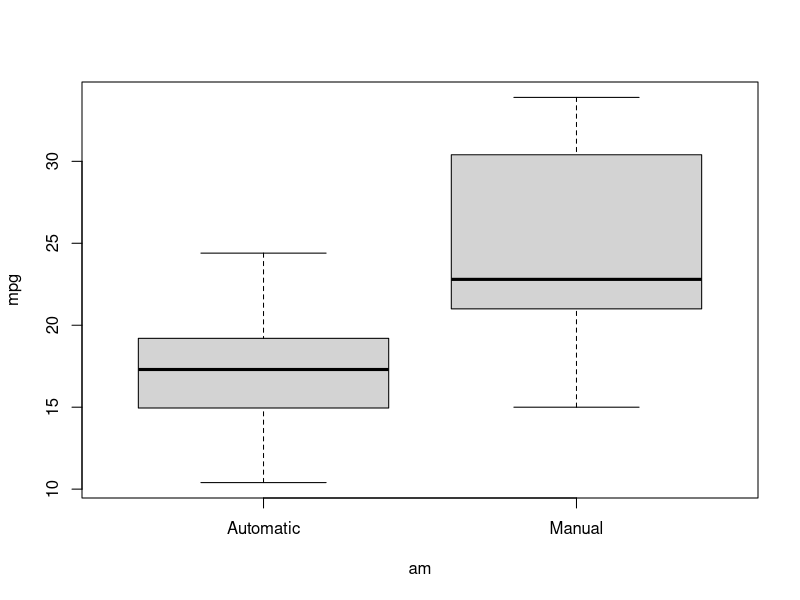
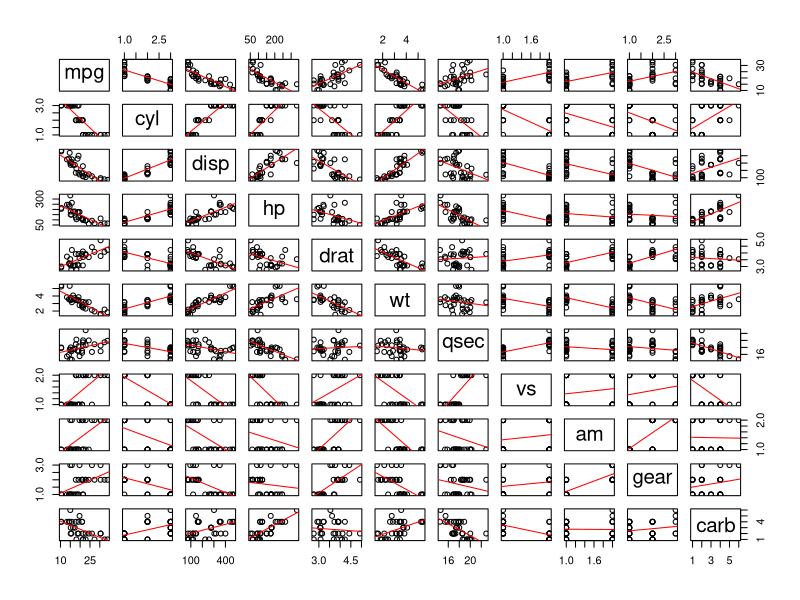

Recreate these plots in R, in order.
# Loading in the data.
data("mtcars")

# Transforming the proper variables to factor variables. 
cols <- c("cyl", "vs", "gear", "carb")
mtcars[, cols] <- lapply(mtcars[, cols], as.factor)
mtcars$am <- factor(mtcars$am, levels = c("0", "1"), labels = c("Automatic", "Manual"))

# Some exploratory analysis.
summary(mtcars)
boxplot(mpg ~ am, data = mtcars)

pairs(mtcars, panel = function(x, y){
    points(x, y)
    abline(lm(y~x), col = "red")
})

# Testing for significant differences between MPG for TT
shapiro.test(mtcars$mpg) # Assumption of normalcy holds
t.test(mpg ~ am, data = mtcars)

# Fitting a linear regression model.
fit <- lm(mpg ~ am, data = mtcars)
summary(fit)

fitall <- lm(mpg ~ ., data = mtcars)
summary(fitall)